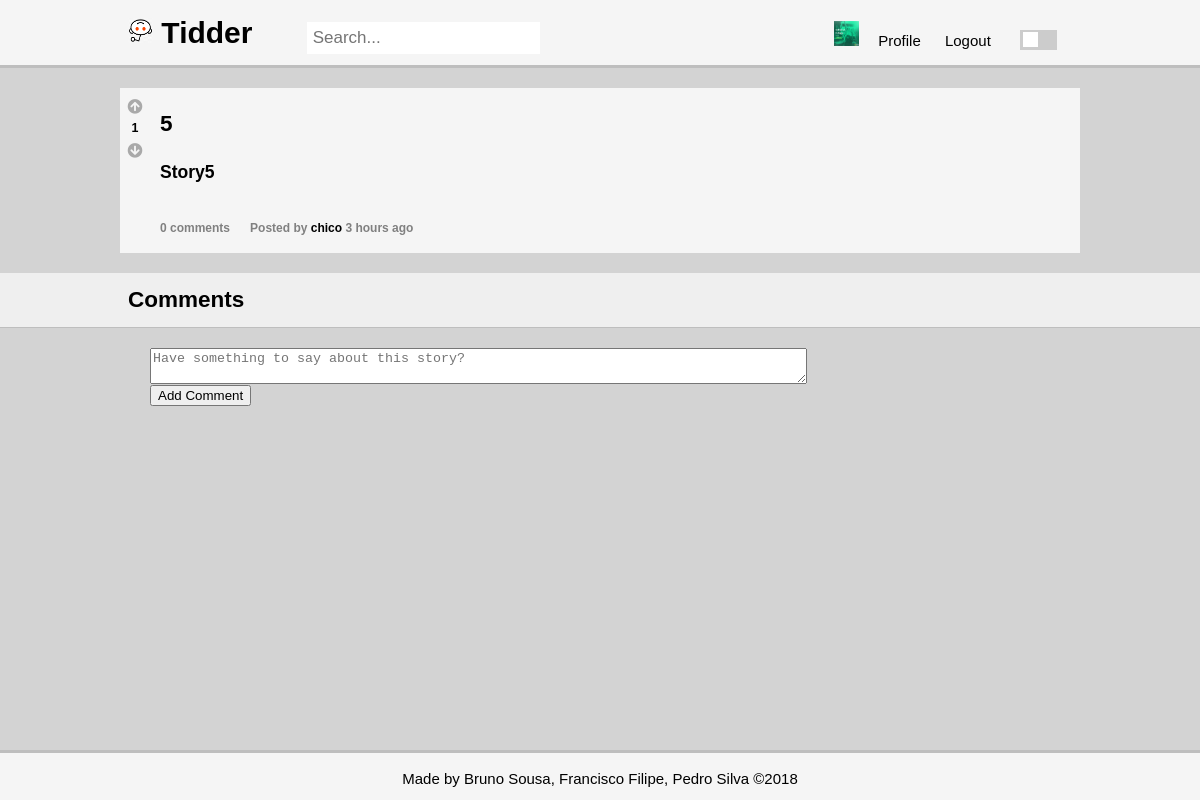
Screenshot of /pages/story.php?story_id=7 (signed in) with the database file from the repository.
### tables this page shows
CREATE TABLE opinion (
    opinion_id INTEGER NOT NULL PRIMARY KEY AUTOINCREMENT,
	parent_id INTEGER REFERENCES opinion(opinion_id),
    opinion_title VARCHAR,
    opinion_text VARCHAR NOT NULL,
	channel_id INTEGER REFERENCES channel,
	posted DATETIME NOT NULL,
    user_id INTEGER NOT NULL REFERENCES user
);

### database/db_story.php (called while the page is built, shortened)
<?php
	function getStory($story_id) {
		$db = Database::instance()->db();
		$stmt = $db->prepare('SELECT * FROM opinion WHERE opinion_id = ? AND parent_id IS NULL');
		$stmt->execute(array($story_id));
		return $stmt->fetch();
	}
?>

### database/db_vote.php (called while the page is built, shortened)
<?php
	function getScore($opinion_id){
		$db = Database::instance()->db();
		$stmt = $db->prepare('SELECT count(*) AS score FROM vote WHERE opinion_id = ? AND value = 1');
		$stmt->execute(array($opinion_id));
		$upvotes = $stmt->fetch()['score'];
		$stmt = $db->prepare('SELECT count(*) AS score FROM vote WHERE opinion_id = ? AND value = -1');
		$stmt->execute(array($opinion_id));
		$downvotes = $stmt->fetch()['score'];
		return $upvotes - $downvotes;
	}
	function getVote($opinion_id, $user_id){
		$db = Database::instance()->db();
		$stmt = $db->prepare('SELECT value FROM vote WHERE opinion_id = ? AND user_id = ?');
		$stmt->execute(array($opinion_id, $user_id));
		$value = $stmt->fetch();
		return 0;
	}
?>

### database/db_comment.php (called while the page is built, shortened)
<?php
	function getAllComments($parent_id) {
		$db = Database::instance()->db();
		$stmt = $db->prepare('SELECT * FROM opinion WHERE parent_id IS ?');
		$stmt->execute(array($parent_id));
		return $stmt->fetchAll();
	}
?>

### database/db_user.php (called while the page is built, shortened)
<?php
	function getUserName($user_id){
		$db = Database::instance()->db();
		$stmt = $db->prepare('SELECT username FROM user WHERE user_id = ?');
		$stmt->execute(array($user_id));
		return $stmt->fetch()['username'];
	}
?>

### includes/date.php (called while the page is built, shortened)
<?php
	function deltaTime($now, $date){
		$time = strtotime($date);
		$delta = $now - $time;
		if(!floor($delta/86400)){
			$time_word = (floor($delta/3600) == 1 ? ' hour ' : ' hours ');
			return floor($delta/3600).$time_word.'ago';
		}
		$time_word = (floor($delta/31104000) == 1 ? ' year ' : ' years ');
		return floor($delta/31104000).$time_word.'ago';
	}
?>

### pages/story.php (the view, shortened to what this page needs)
<?php
	include_once('../includes/date.php');
	include_once('../database/db_user.php');
	include_once('../database/db_story.php');
	include_once('../database/db_comment.php');
	include_once('../database/db_vote.php');
	include_once('../templates/tpl_common.php');
	include_once('../templates/tpl_comments.php');
	$story_id = $_GET['story_id'];
	try {
		$story = getStory($story_id);
    } catch (PDOException $e) {
        die(header('Location: stories.php'));
	}
	$story['opinion_text'] = htmlentities($story['opinion_text']);
	$regex = '/\[([^\]]+)\]\((http[s]?:[\/]{2})?(www\.)?([-a-zA-Z0-9]{2,256}\.[a-z]{2,6}\b[-a-zA-Z0-9@:%_\+.~#?{&amp;}=\/]*)\)/';
	$story['opinion_text'] = preg_replace($regex,"<a href=\"https://www.$4\">$1</a>",$story['opinion_text']);
	$regex_user = '/\/u\/([-a-zA-Z0-9]+)/';
	$story['opinion_text'] = preg_replace($regex_user, "<a href=\"profile.php?username=$1\">$0</a>",$story['opinion_text']);
	$regex_channel = '/\/c\/([-a-zA-Z0-9]+)/';
	$story['opinion_text'] = preg_replace($regex_channel, "<a href=\"stories.php?channel=$1\">$0</a>",$story['opinion_text']);
	$now = time();
	$username = getUserName($story['user_id']);
	$score = getScore($story_id);
	if(isset($_SESSION['user_id']))
		$vote = getVote($story_id, $_SESSION['user_id']);
	draw_header(true);
?>
	<section id="story" data-id="<?=$story_id?>">
		<div class = "container">
			<div class = "votes-container">
				<div class="upvote" role="button" data-value="<?=$vote?>"><i class="fas fa-arrow-circle-up"></i></div>
				<h5><?=htmlentities($score)?></h5>
				<div class="downvote" role="button" data-value="<?=$vote?>"><i class="fas fa-arrow-circle-down"></i></div>
			</div>
			<div class = "story-content">
			<h2><?=htmlentities($story['opinion_title'])?></h2>
			<h3><?php
				$lines = explode(PHP_EOL, $story['opinion_text']);
				foreach($lines as $line) { ?>
					<p><?=$line?></p>
			<?php } ?></h3>
			<?php
			$number_comments = getNumberComments($story_id);
			if($number_comments == 1){ ?>
				<h4><?=$number_comments?> comment</h4>
			<?php } else { ?>
				<h4><?=$number_comments?> comments</h4>
			<?php } ?>
			<h4>Posted by <a href="<?='profile.php?username='.urlencode($username)?>"><?=htmlentities($username)?></a> <?=deltaTime($now, $story['posted'])?></h4>
			</div>
		</div>
	</section>

### css/style.css (style rules this page uses)
html, body { height: 100%; margin: 0; }
body { background-color: var(--main-bg); font: 15px/1.5 Arial, Helvetica, sans-serif; padding: 0; position: relative; }
h2, h3, h5,p { color: var(--main-font-color); }
h4 { font-size: 12px; color: var(--secondary-font-color); }
.container { width: 80%; margin: 0px auto; overflow: hidden; min-height: 100%; position: relative; }
a { color: var(--main-font-color); text-decoration: none; }
.fa-arrow-circle-down, .fa-arrow-circle-up { color: var(--icon-color); }
.upvote , .downvote { margin:0; padding:0; margin-top: 3px; }
section#story .container { margin-top: 20px; background-color: var(--writing-bg); margin-bottom: 20px; }
section#story .container h4 { float: left; padding-right: 20px; }
.story-content { padding-left: 40px; padding-right: 40px; }
.votes-container { position: absolute; float: left; width: 30px; display: flex; align-items: center; justify-content: center; flex-direction: column; margin-top: 5px; }
.votes-container h5 { padding: 0; margin: 0; text-align: center; }

### css/color.css (style rules this page uses)
:root { --grey-shade-0: #f9f9f9; --grey-shade-1: #f5f5f5; --grey-shade-1-5: #efefef; --grey-shade-2: #d3d3d3; --grey-shade-3: #bebebe; --grey-shade-4: #a9a9a9; --grey-shade-5: #808080; --grey-shade-6: #505050; --grey-shade-7: #303030; }
body.light { --main-bg: var(--grey-shade-2); --hover-bg: var(--grey-shade-2); --writing-bg: var(--grey-shade-1); --secondary-writing-bg: var(--grey-shade-1-5); --border-color: var(--grey-shade-3); --main-font-color: black; --secondary-font-color: var(--grey-shade-5); --icon-color: var(--grey-shade-4); --button-color: var(--grey-shade-3); --button-color-hover: var(--grey-shade-5); }

### rows the page displays
opinion: opinion_title "5", opinion_text "Story5", posted "3 hours ago"

### other values shown
$score "1"
$number_comments "0"
$username "chico"
